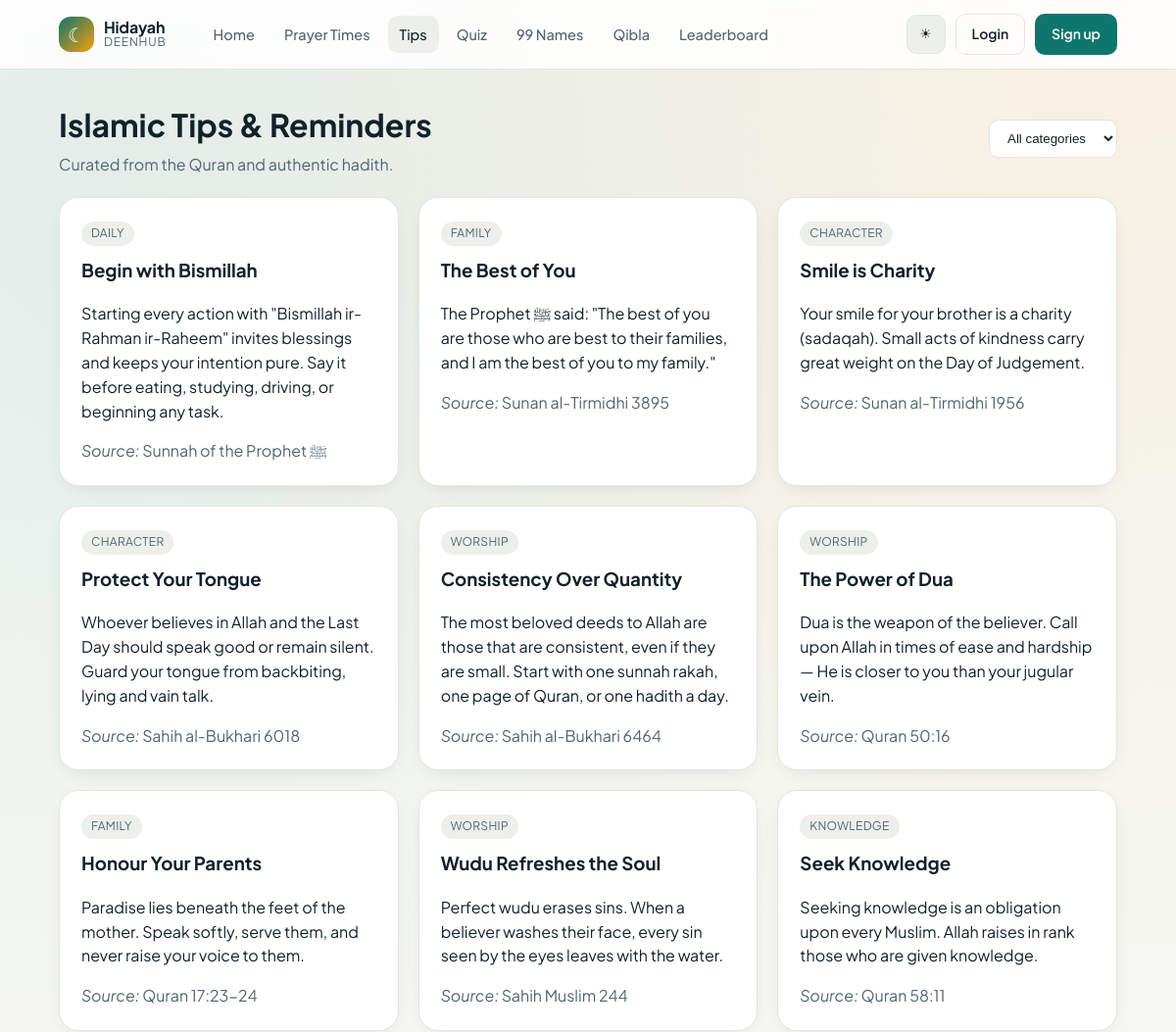
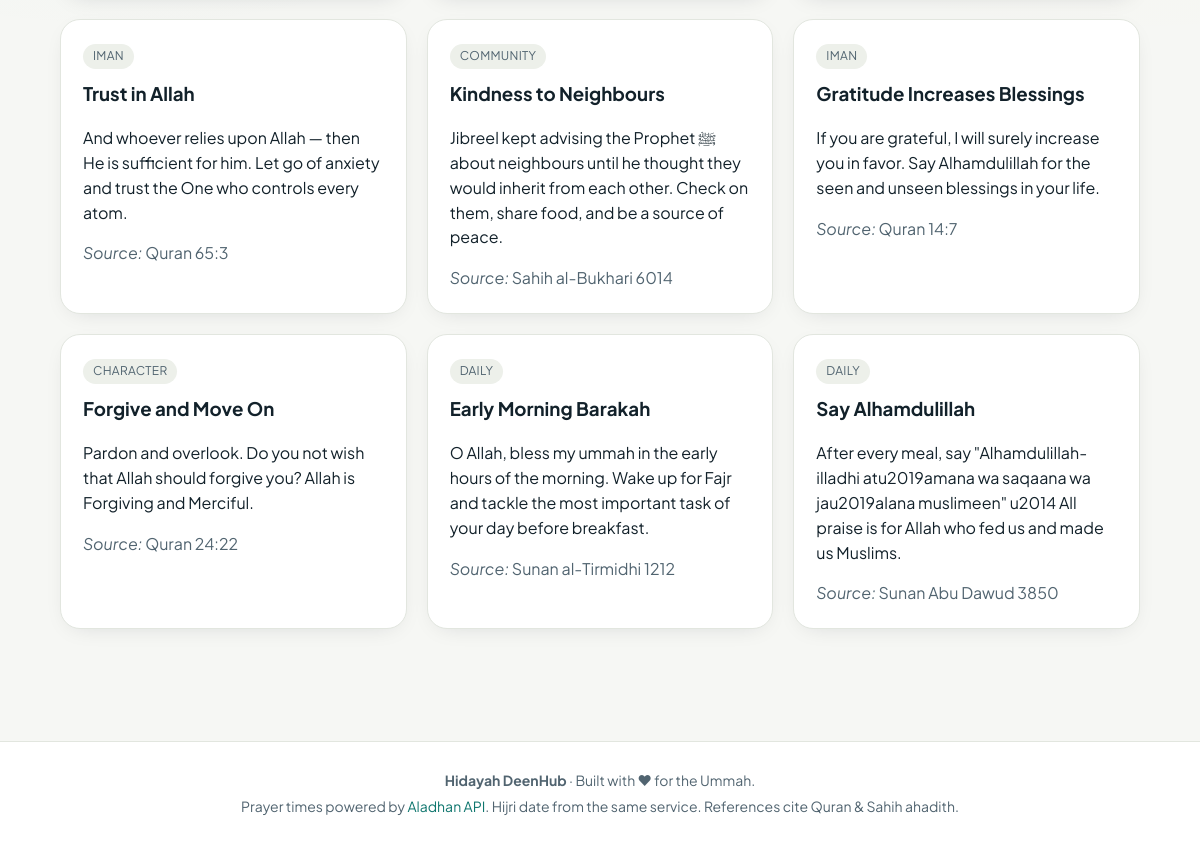
Screenshot of /public/tips.php with the database file from the repository (2 pictures, top to bottom).
### tables this page shows
CREATE TABLE IF NOT EXISTS `tips` (
    `id`         INT UNSIGNED NOT NULL AUTO_INCREMENT,
    `title`      VARCHAR(255) NOT NULL,
    `body`       TEXT NOT NULL,
    `reference`  VARCHAR(255) DEFAULT NULL,
    `category`   VARCHAR(50)  DEFAULT 'general',
    `is_active`  TINYINT(1)   NOT NULL DEFAULT 1,
    `created_at` TIMESTAMP    NOT NULL DEFAULT CURRENT_TIMESTAMP,
    PRIMARY KEY (`id`),
    KEY `idx_tips_active` (`is_active`)
);

### includes/config.php (called while the page is built, shortened)
<?php
if (!function_exists('u')) {
    function u(string $path): string {
        return BASE_URL . $path;
    }
}

### includes/auth.php (called while the page is built, shortened)
<?php
require_once __DIR__ . '/db.php';
function current_user(): ?array
{
    if (empty($_SESSION['user_id'])) {
        return null;
    }
    $stmt = db()->prepare('SELECT id, username, email, is_admin, created_at FROM users WHERE id = ? LIMIT 1');
    $stmt->execute([$_SESSION['user_id']]);
    $user = $stmt->fetch();
    $cached = $user ?: null;
    return $cached;
}
function e(?string $s): string
{
    return htmlspecialchars((string)$s, ENT_QUOTES | ENT_SUBSTITUTE, 'UTF-8');
}

### includes/db.php (called while the page is built)
<?php
require_once __DIR__ . '/config.php';
function db(): PDO
{
    static $pdo = null;
    if ($pdo !== null) {
        return $pdo;
    }
    $dsn = sprintf(
        'mysql:host=%s;port=%s;dbname=%s;charset=%s',
        DB_HOST,
        DB_PORT,
        DB_NAME,
        DB_CHARSET
    );
    try {
        $pdo = new PDO($dsn, DB_USER, DB_PASS, [
            PDO::ATTR_ERRMODE            => PDO::ERRMODE_EXCEPTION,
            PDO::ATTR_DEFAULT_FETCH_MODE => PDO::FETCH_ASSOC,
            PDO::ATTR_EMULATE_PREPARES   => false,
        ]);
    } catch (PDOException $e) {
        http_response_code(500);
        if (APP_DEBUG) {
            die('Database connection failed: ' . $e->getMessage());
        }
        die('Database connection failed. Please try again later.');
    }
    return $pdo;
}

### public/tips.php (the view, shortened to what this page needs)
<?php
require_once __DIR__ . '/../includes/db.php';
require_once __DIR__ . '/../includes/auth.php';
$page = 'tips';
$sql = 'SELECT id, title, body, reference, category FROM tips WHERE is_active = 1';
$params = [];
$sql .= ' ORDER BY created_at DESC';
$stmt = db()->prepare($sql);
$stmt->execute($params);
$tips = $stmt->fetchAll();
include __DIR__ . '/../includes/header.php';
?>
<div class="row space-between" style="margin-bottom:20px">
    <div>
        <h1 style="margin:0">Islamic Tips &amp; Reminders</h1>
        <p class="muted" style="margin:4px 0 0">Curated from the Quran and authentic hadith.</p>
    </div>
    <form method="get" class="row">
        <select name="category" onchange="this.form.submit()" style="padding:10px 14px;border-radius:10px;border:1px solid var(--border);background:var(--bg-elev);color:var(--text)">
            <option value="">All categories</option>
        </select>
    </form>
</div>
<?php if (!$tips): ?>
    <div class="card"><p class="muted">No tips found in this category yet.</p></div>
<?php else: ?>
    <div class="grid grid-cards">
        <?php foreach ($tips as $t): ?>
            <article class="card">
                <span class="card-tag"><?= e($t['category']) ?></span>
                <h3><?= e($t['title']) ?></h3>
                <p><?= nl2br(e($t['body'])) ?></p>
                <?php if (!empty($t['reference'])): ?>
                    <p class="muted" style="margin-bottom:0"><em>Source:</em> <?= e($t['reference']) ?></p>
                <?php endif; ?>
            </article>
        <?php endforeach; ?>
    </div>
<?php endif; ?>
<?php include __DIR__ . '/../includes/footer.php'; ?>

### includes/header.php (shortened to what this page needs)
<?php
require_once __DIR__ . '/auth.php';
$user = current_user();
$page = $page ?? basename($_SERVER['SCRIPT_NAME'], '.php');
?>
<!DOCTYPE html>
<html lang="en" data-theme="light">
<head>
    <link rel="stylesheet" href="<?= e(u('/assets/css/style.css')) ?>">
</head>
<body>
    <header class="site-header">
        <div class="container site-header__inner">
            <a class="brand" href="<?= e(u('/index.php')) ?>">
                <span class="brand__mark" aria-hidden="true">☾</span>
                <span class="brand__text">
                    <strong>Hidayah</strong>
                    <span>DeenHub</span>
                </span>
            </a>
            <nav class="site-nav" aria-label="Primary">
                <a href="<?= e(u('/index.php')) ?>" class="<?= $page === 'index' ? 'active' : '' ?>">Home</a>
                <a href="<?= e(u('/prayer-times.php')) ?>" class="<?= $page === 'prayer-times' ? 'active' : '' ?>">Prayer Times</a>
                <a href="<?= e(u('/tips.php')) ?>" class="<?= $page === 'tips' ? 'active' : '' ?>">Tips</a>
                <a href="<?= e(u('/quiz.php')) ?>" class="<?= $page === 'quiz' ? 'active' : '' ?>">Quiz</a>
                <a href="<?= e(u('/names.php')) ?>" class="<?= $page === 'names' ? 'active' : '' ?>">99 Names</a>
                <a href="<?= e(u('/qibla.php')) ?>" class="<?= $page === 'qibla' ? 'active' : '' ?>">Qibla</a>
                <a href="<?= e(u('/leaderboard.php')) ?>" class="<?= $page === 'leaderboard' ? 'active' : '' ?>">Leaderboard</a>
            </nav>
            <div class="site-actions">
                <button id="theme-toggle" class="icon-btn" aria-label="Toggle dark mode" title="Toggle dark mode">
                    <span class="icon-sun" aria-hidden="true">☀</span>
                </button>
                <?php if ($user): ?>
                    <div class="user-chip">
                        <span><?= e($user['username']) ?></span>
                        <?php if ((int)$user['is_admin']): ?>
                            <a class="chip-link" href="<?= e(u('/admin/index.php')) ?>">Admin</a>
                        <?php endif; ?>
                        <a class="chip-link" href="<?= e(u('/logout.php')) ?>">Logout</a>
                    </div>
                <?php else: ?>
                    <a class="btn btn-ghost" href="<?= e(u('/login.php')) ?>">Login</a>
                    <a class="btn btn-primary" href="<?= e(u('/register.php')) ?>">Sign up</a>
                <?php endif; ?>
            </div>
        </div>
    </header>
    <main class="site-main container">

### includes/footer.php (shortened to what this page needs)
    </main>
    <footer class="site-footer">
        <div class="container site-footer__inner">
            <p>
                <strong>Hidayah DeenHub</strong> · Built with ❤ for the Ummah.
            </p>
            <p class="muted">
                Prayer times powered by
                <a href="https://aladhan.com/prayer-times-api" target="_blank" rel="noopener">Aladhan API</a>.
                Hijri date from the same service. References cite Quran &amp; Sahih ahadith.
            </p>
        </div>
    </footer>
</body>
</html>

### public/assets/css/style.css (style rules this page uses)
:root { --brand: #0f766e; --brand-600: #0d665f; --brand-700: #095951; --accent: #f59e0b; --accent-600: #d97706; --danger: #dc2626; --success: #16a34a; --bg: #f6f7f4; --bg-elev: #ffffff; --bg-muted: #edf0ea; --surface: #ffffff; --surface-alt: #fafaf7; --border: #e2e6df; --shadow: 0 6px 24px -12px rgba(16, 24, 40, 0.18); --text: #12212a; --text-muted: #516470; --text-inverse: #ffffff; --radius-sm: 8px; --radius-md: 12px; --radius-lg: 20px; --radius-xl: 28px; --font-body: 'Plus Jakarta Sans', system-ui, -apple-system, 'Segoe UI', Roboto, sans-serif; --font-arabic: 'Amiri', 'Scheherazade New', serif; }
* { box-sizing: border-box; }
html, body { margin: 0; padding: 0; }
body { font-family: var(--font-body); color: var(--text); background: var(--bg); line-height: 1.55; min-height: 100vh; display: flex; flex-direction: column; background-image: radial-gradient(circle at 10% 10%, rgba(15,118,110,0.08), transparent 45%), radial-gradient(circle at 95% 0%, rgba(245,158,11,0.08), transparent 50%); }
a { color: var(--brand); text-decoration: none; }
.container { max-width: 1120px; margin: 0 auto; padding: 0 20px; width: 100%; }
.site-header { position: sticky; top: 0; z-index: 40; background: rgba(255,255,255,0.85); backdrop-filter: saturate(140%) blur(10px); border-bottom: 1px solid var(--border); }
.site-header__inner { display: flex; align-items: center; gap: 24px; padding: 14px 20px; }
.brand { display: inline-flex; align-items: center; gap: 10px; color: var(--text); }
.brand__mark { width: 36px; height: 36px; background: linear-gradient(135deg, var(--brand), var(--accent)); border-radius: 12px; display: grid; place-items: center; color: white; font-size: 20px; box-shadow: var(--shadow); }
.brand__text { display: inline-flex; flex-direction: column; line-height: 1.05; }
.brand__text strong { font-weight: 700; letter-spacing: -0.2px; }
.brand__text span { font-size: 12px; color: var(--text-muted); letter-spacing: 0.8px; text-transform: uppercase; }
.site-nav { display: flex; gap: 6px; margin-left: 12px; flex: 1; flex-wrap: wrap; }
.site-nav a { color: var(--text-muted); padding: 8px 12px; border-radius: 10px; font-weight: 500; font-size: 14.5px; }
.site-nav a:hover, .site-nav a.active { background: var(--bg-muted); color: var(--text); }
.site-actions { display: flex; align-items: center; gap: 10px; margin-left: auto; }
.icon-btn { width: 40px; height: 40px; display: grid; place-items: center; background: var(--bg-muted); border: 1px solid var(--border); border-radius: 10px; color: var(--text); cursor: pointer; transition: transform 0.15s ease, background 0.2s; }
.icon-btn .icon-sun { display: inline; }
.btn { display: inline-flex; align-items: center; justify-content: center; gap: 8px; padding: 9px 16px; border-radius: 10px; border: 1px solid transparent; font-weight: 600; font-size: 14px; cursor: pointer; transition: transform 0.15s, background 0.2s, border-color 0.2s, color 0.2s; white-space: nowrap; }
.btn-primary { background: var(--brand); color: white; }
.btn-ghost { background: transparent; color: var(--text); border-color: var(--border); }
.site-main { flex: 1; padding: 32px 20px 72px; }
.grid { display: grid; gap: 20px; }
.grid-cards { grid-template-columns: repeat(auto-fit, minmax(260px, 1fr)); }
.card { background: var(--bg-elev); border: 1px solid var(--border); border-radius: var(--radius-lg); padding: 22px; box-shadow: var(--shadow); transition: transform 0.15s ease, box-shadow 0.2s; }
.card h2, .card h3 { margin-top: 0; }
.card .card-tag { display: inline-block; font-size: 12px; padding: 3px 10px; border-radius: 999px; background: var(--bg-muted); color: var(--text-muted); margin-bottom: 10px; letter-spacing: 0.3px; text-transform: uppercase; }
.muted { color: var(--text-muted); }
.site-footer { border-top: 1px solid var(--border); background: var(--bg-elev); margin-top: 40px; }
.site-footer__inner { padding: 24px 20px; text-align: center; color: var(--text-muted); font-size: 14px; }
.site-footer p { margin: 4px 0; }
.site-footer a { color: var(--brand); }
.row { display: flex; gap: 12px; flex-wrap: wrap; align-items: center; }
.space-between { justify-content: space-between; }

### rows the page displays
tips: category "DAILY", title "Begin with Bismillah", body "Starting every action with \"Bismillah ir-Rahman ir-Raheem\" invites blessings and keeps your intention pure. Say it before eating, studying, driving, or beginning any task.", reference "Sunnah of the Prophet ﷺ"
tips: category "FAMILY", title "The Best of You", body "The Prophet ﷺ said: \"The best of you are those who are best to their families, and I am the best of you to my family.\"", reference "Sunan al-Tirmidhi 3895"
tips: category "CHARACTER", title "Smile is Charity", body "Your smile for your brother is a charity (sadaqah). Small acts of kindness carry great weight on the Day of Judgement.", reference "Sunan al-Tirmidhi 1956"
tips: category "CHARACTER", title "Protect Your Tongue", body "Whoever believes in Allah and the Last Day should speak good or remain silent. Guard your tongue from backbiting, lying and vain talk.", reference "Sahih al-Bukhari 6018"
tips: category "WORSHIP", title "Consistency Over Quantity", body "The most beloved deeds to Allah are those that are consistent, even if they are small. Start with one sunnah rakah, one page of Quran, or one hadith a day.", reference "Sahih al-Bukhari 6464"
tips: category "WORSHIP", title "The Power of Dua", body "Dua is the weapon of the believer. Call upon Allah in times of ease and hardship — He is closer to you than your jugular vein.", reference "Quran 50:16"
tips: category "FAMILY", title "Honour Your Parents", body "Paradise lies beneath the feet of the mother. Speak softly, serve them, and never raise your voice to them.", reference "Quran 17:23-24"
tips: category "WORSHIP", title "Wudu Refreshes the Soul", body "Perfect wudu erases sins. When a believer washes their face, every sin seen by the eyes leaves with the water.", reference "Sahih Muslim 244"
tips: category "KNOWLEDGE", title "Seek Knowledge", body "Seeking knowledge is an obligation upon every Muslim. Allah raises in rank those who are given knowledge.", reference "Quran 58:11"
tips: category "IMAN", title "Trust in Allah", body "And whoever relies upon Allah — then He is sufficient for him. Let go of anxiety and trust the One who controls every atom.", reference "Quran 65:3"
tips: category "COMMUNITY", title "Kindness to Neighbours", body "Jibreel kept advising the Prophet ﷺ about neighbours until he thought they would inherit from each other. Check on them, share food, and be a source of peace.", reference "Sahih al-Bukhari 6014"
tips: category "IMAN", title "Gratitude Increases Blessings", body "If you are grateful, I will surely increase you in favor. Say Alhamdulillah for the seen and unseen blessings in your life.", reference "Quran 14:7"
tips: category "CHARACTER", title "Forgive and Move On", body "Pardon and overlook. Do you not wish that Allah should forgive you? Allah is Forgiving and Merciful.", reference "Quran 24:22"
tips: category "DAILY", title "Early Morning Barakah", body "O Allah, bless my ummah in the early hours of the morning. Wake up for Fajr and tackle the most important task of your day before breakfast.", reference "Sunan al-Tirmidhi 1212"
tips: category "DAILY", title "Say Alhamdulillah", body "After every meal, say \"Alhamdulillah-illadhi atu2019amana wa saqaana wa jau2019alana muslimeen\" u2014 All praise is for Allah who fed us and made us Muslims.", reference "Sunan Abu Dawud 3850"
